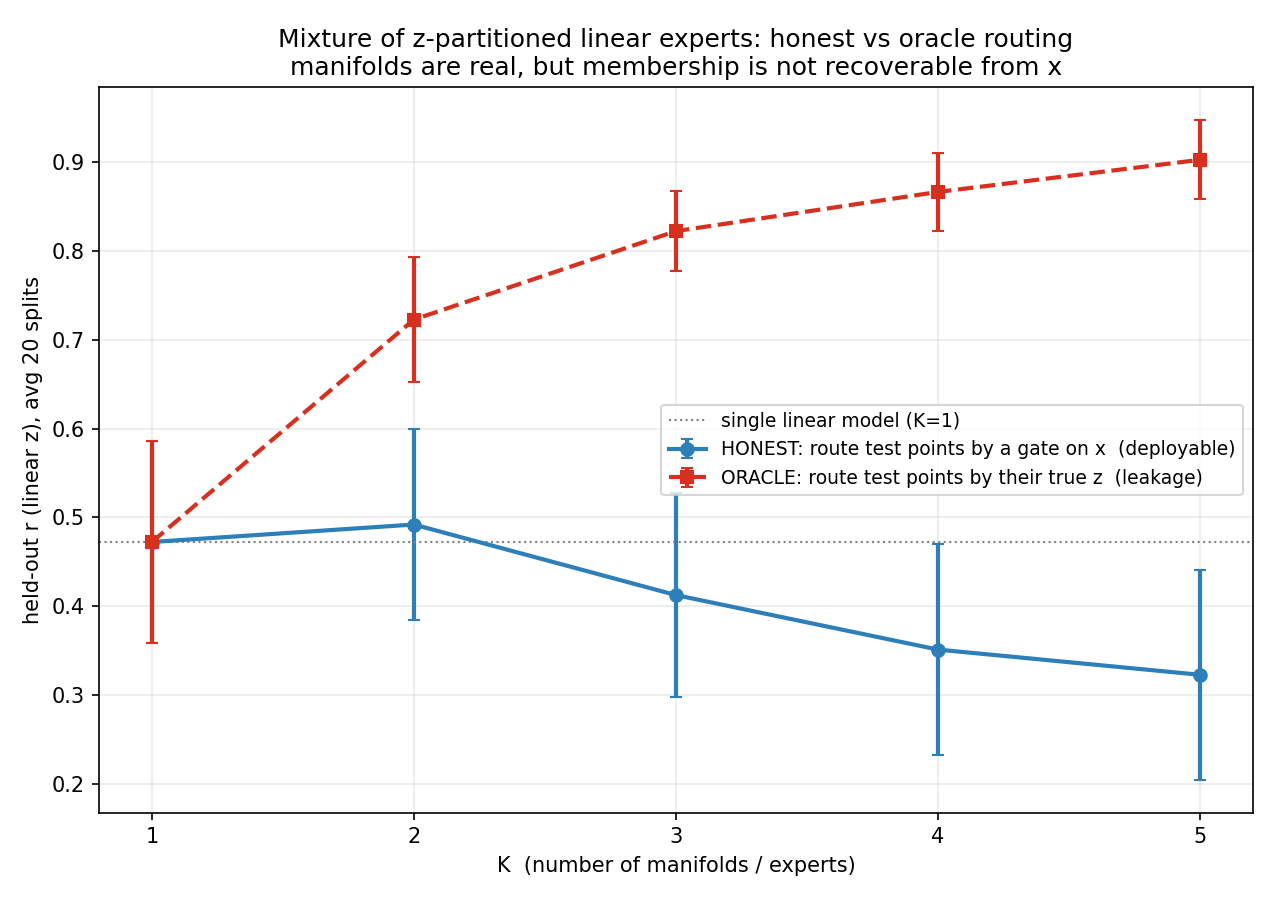

Write Python code to recreate this figure.
#!/usr/bin/env python3
"""
Test the mixture-of-manifolds idea HONESTLY.

Hypothesis (correct): distinct data manifolds exist in the joint (features, z)
space even though they are invisible in feature space alone -- so a single
function fit to all of them must do poorly. Fix: partition the TRAINING data in
the (flux, z) plane, fit a linear model per partition ("expert").

The catch this script measures: to score a NEW point you must route it to a
partition, and the partitions were defined using z -- the very thing you are
predicting. So we evaluate every mixture two ways, over repeated 80/20 splits:

  HONEST  : partitions are defined on the training z; a gate g(x) is trained to
            predict the partition from FEATURES ONLY; test points are routed by
            g(x_test). This is what you could actually deploy.
  ORACLE  : test points are routed to the expert whose prediction is closest to
            their TRUE z. This is an upper bound that secretly uses the answer --
            i.e. the leakage a z-based partition smuggles in.

K = number of manifolds is swept as a hyperparameter. If HONEST r rises with K,
the manifolds are real and usable. If only ORACLE rises while HONEST stays flat,
the manifold structure is real but NOT recoverable from x -> not deployable, and
any CV that reports a gain is routing on the target.

Partitions: KMeans on standardized (X, z) of the training rows (uses z, as the
idea requires). Experts: OLS of log10(1+z) on the 10 features within a partition,
falling back to the global fit for tiny partitions. r is Pearson in linear z.
Saves 'manifold_mixture_test.png'.
"""
import warnings, numpy as np, pandas as pd
warnings.filterwarnings("ignore")
import matplotlib; matplotlib.use("Agg"); import matplotlib.pyplot as plt
from sklearn.preprocessing import StandardScaler
from sklearn.cluster import KMeans
from sklearn.ensemble import RandomForestClassifier
from simple_linear_flagship_check import d

FEAT = ["log10T90","log10Fa","log10Ta","Alpha","Beta","Gamma",
        "log10Fluence","PhotonIndex","log10NH","log10PeakFlux"]
X = d[FEAT].to_numpy(); y = d["log10z"].to_numpy(); n = len(y)
X1 = np.column_stack([np.ones(n), X])                       # design with intercept
r_lin = lambda p, o: np.corrcoef(10**p - 1, 10**o - 1)[0, 1]

def fit_expert(rows):
    if rows.sum() < 12:                                     # too small -> global fit
        b, *_ = np.linalg.lstsq(X1, y, rcond=None); return b
    b, *_ = np.linalg.lstsq(X1[rows], y[rows], rcond=None); return b

def run(K, n_splits=20, seed=0):
    rng = np.random.default_rng(seed); honest, oracle = [], []
    for _ in range(n_splits):
        te = np.zeros(n, bool); te[rng.choice(n, int(0.2*n), replace=False)] = True
        tr = ~te; itr, ite = np.where(tr)[0], np.where(te)[0]
        if K == 1:
            b = fit_expert(tr)
            honest.append(r_lin(X1[ite] @ b, y[ite])); oracle.append(honest[-1]); continue
        # partition TRAIN in (X, z) space (uses z, as the idea requires)
        Z = StandardScaler().fit_transform(np.column_stack([X[itr], y[itr]]))
        lab = KMeans(K, n_init=5, random_state=0).fit_predict(Z)
        experts = [fit_expert_idx(itr[lab == k]) for k in range(K)]
        # gate: features -> partition label (deployable), trained on train only
        gate = RandomForestClassifier(n_estimators=200, random_state=0, n_jobs=-1).fit(X[itr], lab)
        g = gate.predict(X[ite])
        pred_h = np.array([X1[i] @ experts[g[j]] for j, i in enumerate(ite)])
        honest.append(r_lin(pred_h, y[ite]))
        # oracle: route each test point to the expert closest to its TRUE y
        P = np.column_stack([X1[ite] @ e for e in experts])
        pick = np.argmin(np.abs(P - y[ite][:, None]), axis=1)
        pred_o = P[np.arange(len(ite)), pick]
        oracle.append(r_lin(pred_o, y[ite]))
    return np.mean(honest), np.std(honest), np.mean(oracle), np.std(oracle)

def fit_expert_idx(idx):
    if len(idx) < 12:
        b, *_ = np.linalg.lstsq(X1, y, rcond=None); return b
    b, *_ = np.linalg.lstsq(X1[idx], y[idx], rcond=None); return b

Ks = [1, 2, 3, 4, 5]
res = {K: run(K) for K in Ks}
print(f"{'K':>2s}  {'HONEST r (gate on x)':>22s}  {'ORACLE r (routes on true z)':>28s}")
for K in Ks:
    h, hs, o, os_ = res[K]
    print(f"{K:>2d}  {h:>10.3f} ± {hs:.3f}        {o:>10.3f} ± {os_:.3f}")

fig, ax = plt.subplots(figsize=(8.5, 6))
h  = [res[K][0] for K in Ks]; hs = [res[K][1] for K in Ks]
o  = [res[K][2] for K in Ks]; os_= [res[K][3] for K in Ks]
ax.errorbar(Ks, h, yerr=hs, marker="o", lw=2, color="#2c7fb8", capsize=3,
            label="HONEST: route test points by a gate on x  (deployable)")
ax.errorbar(Ks, o, yerr=os_, marker="s", lw=2, color="#d7301f", capsize=3, ls="--",
            label="ORACLE: route test points by their true z  (leakage)")
ax.axhline(h[0], color="gray", ls=":", lw=1, label="single linear model (K=1)")
ax.set_xlabel("K  (number of manifolds / experts)"); ax.set_ylabel("held-out r (linear z), avg 20 splits")
ax.set_title("Mixture of z-partitioned linear experts: honest vs oracle routing\n"
             "manifolds are real, but membership is not recoverable from x")
ax.set_xticks(Ks); ax.legend(fontsize=9, loc="center right"); ax.grid(alpha=0.25)
fig.tight_layout(); fig.savefig("manifold_mixture_test.png", dpi=150)
print("\nwrote manifold_mixture_test.png")
